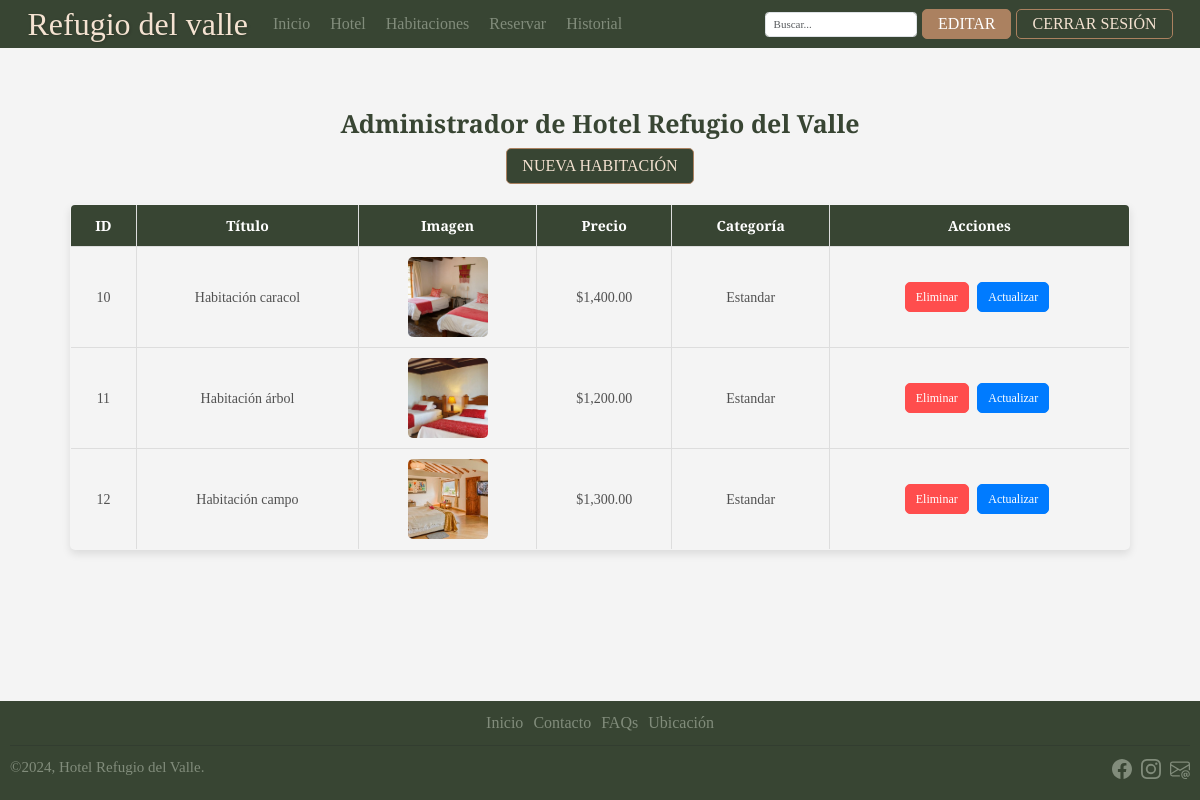
The page /admin/indexAdmin.php (signed in) on the database its author committed.
### tables this page shows
CREATE TABLE `habitaciones` (
  `id` int(11) NOT NULL,
  `titulo` varchar(255) NOT NULL,
  `precio` decimal(10,2) NOT NULL,
  `imagen` varchar(255) NOT NULL,
  `descripcion` text NOT NULL,
  `fecha_creacion` timestamp NOT NULL DEFAULT current_timestamp(),
  `categoria` enum('Estandar','Superior') NOT NULL DEFAULT 'Estandar',
  `disponibilidad` tinyint(1) NOT NULL DEFAULT 1
);

### admin/indexAdmin.php (the view, shortened to what this page needs)
<?php
include $_SERVER['DOCUMENT_ROOT'] . '/public/config/config.inc.php';
$usuarioAutenticado = false;
$rolUsuario = null;
if (isset($_SESSION['id_usuario'])) {
    $usuarioAutenticado = true;
    $nombreUsuario = $_SESSION['nombre'];
    $rolUsuario = $_SESSION['rol'];
}
try {
    $sql = "SELECT id, titulo, imagen, precio, categoria FROM habitaciones";
    $stmt = $conn->prepare($sql);
    $stmt->execute();
    $habitaciones = $stmt->fetchAll(PDO::FETCH_ASSOC);
} catch (PDOException $e) {
    echo "Error al obtener los datos: " . $e->getMessage();
    $habitaciones = [];
}
?>
<!DOCTYPE html>
<html lang="es">
<head>
    <link href="https://cdn.jsdelivr.net/npm/bootstrap@5.3.3/dist/css/bootstrap.min.css" rel="stylesheet"
>
    <link rel="stylesheet" href="/public/css/normalize.css">
    <link rel="stylesheet" href="/public/css/index.css">
    <link rel="stylesheet" href="/public/css/estilo-admin.css">
</head>
<body>
    <header class="navbar navbar-expand-md">
        <div class="container-fluid">
            <a class="margen" href="/public/index.php">
                <h1>Refugio del valle</h1>
            </a>
            <div class=" opciones collapse navbar-collapse" id="navbarCollapse">
                <ul class="navbar-nav me-auto mb-2 mb-md-0">
                    <li class="nav-item">
                        <a class="nav-link" href="/public/index.php">Inicio</a>
                    </li>
                    <li class="nav-item">
                        <a class="nav-link" href="/public/hotel.php">Hotel</a>
                    </li>
                    <li class="nav-item">
                        <a class="nav-link" href="/public/habitacion.php">Habitaciones</a>
                    </li>
                    <li class="nav-item">
                        <a class="nav-link" href="/public/reservacion.php">Reservar</a>
                    </li>
                    <li class="nav-item">
                        <a class="nav-link" href="/public/historial_reservaciones.php">Historial</a>
                    </li>
                </ul>
                <form class="col-lg-auto mb-3 mb-lg-0 me-lg-2 position-relative" role="search">
                    <input type="search" id="busqueda" class="form-control" placeholder="Buscar..." aria-label="Search">
                </form>
                <div class="d-flex" role="search">
                    <?php if ($usuarioAutenticado): ?>
                        <?php if ($rolUsuario === 'admin'): ?>
                            <button id="btn-editar" class="botones mayusculas"
                                onclick="window.location.href='/public/admin/indexAdmin.php'">
                                Editar
                            </button>
                        <?php else: ?>
                            <span id="saludo">Hola, <?= htmlspecialchars($nombreUsuario); ?></span>
                        <?php endif; ?>
                        <button id="btn-iniciar" class="botones mayusculas"
                            onclick="window.location.href='/public/logout.php'">
                            Cerrar Sesión
                        </button>
                    <?php else: ?>
                        <button id="btn-iniciar" class="botones mayusculas"
                            onclick="window.location.href='/public/sesiones.php?action=login'">Iniciar Sesión</button>
                    <?php endif; ?>
                </div>
            </div>
        </div>
    </header>
    <main class="contenedor">
        <h2 class="titulo-admin">Administrador de Hotel Refugio del Valle</h2>
        <a href="/public/admin/habitaciones/crear.php" class="botones btn-crud mayusculas">Nueva habitaci&oacute;n</a>
        <table class="tabla-habitaciones">
            <thead>
                <tr>
                    <th>ID</th>
                    <th>Título</th>
                    <th>Imagen</th>
                    <th>Precio</th>
                    <th>Categoría</th>
                    <th>Acciones</th>
                </tr>
            </thead>
            <tbody>
                <?php if (empty($habitaciones)): ?>
                    <tr>
                        <br>
                        <td colspan="6">No hay habitaciones registradas.</td>
                    </tr>
                <?php else: ?>
                    <?php foreach ($habitaciones as $habitacion): ?>
                        <tr>
                            <td><?= htmlspecialchars($habitacion['id']) ?></td>
                            <td><?= htmlspecialchars($habitacion['titulo']) ?></td>
                            <td>
                                <img src="/public/<?= htmlspecialchars($habitacion['imagen']) ?>"
                                    alt="<?= htmlspecialchars($habitacion['titulo']) ?>" width="80">
                            </td>
                            <td>$<?= number_format($habitacion['precio'], 2) ?></td>
                            <td><?= htmlspecialchars($habitacion['categoria']) ?></td>
                            <td>
                                <a href="/public/admin/habitaciones/eliminar.php?id=<?= $habitacion['id'] ?>"
                                    class="btn-accion btn-eliminar">Eliminar</a>
                                <a href="/public/admin/habitaciones/actualizar.php?id=<?= $habitacion['id'] ?>"
                                    class="btn-accion btn-actualizar">Actualizar</a>
                            </td>
                        </tr>
                    <?php endforeach; ?>
                <?php endif; ?>
            </tbody>
        </table>
    </main>
    <footer>
        <div class="opciones flex centrar-footer borde">
            <ul class="navegacion centrar-footer">
                <li><a href="/public/index.php">Inicio</a></li>
                <li><a href="/public/faqs.php#faq-contacto">Contacto</a></li>
                <li><a href="/public/faqs.php">FAQs</a></li>
                <li><a href="https://maps.app.goo.gl/Mtrx23by6En5LVF5A" target="_blank">Ubicación</a></li>
            </ul>
        </div>
        <hr>
        <div id="seccion-final">
            <div>
                <p>©2024, Hotel Refugio del Valle.</p>
            </div>
            <div>
                <ul id="iconos">
                    <li><a href="https://www.facebook.com/" target="_blank">  </a></li>
                    <li><a href="https://www.instagram.com/" target="_blank"></a></li>
                    <li><a href="mailto:hotelrefugiovalle@gmail.com"></a></li>
                </ul>
            </div>
        </div>
    </footer>
</body>
</html>

### css/index.css (style rules this page uses)
:root { --fondo: #f4f4f4; --primario: #F4E2D1; --secundario: #384533; --verdeClaro: #d2d3c1; --colorLinks: #818c7b; --arcilla: #ab8160; --grisOscuro: #515151; --blanco: #ffffff; }
html { box-sizing: border-box; font-size: 62.5%; }
*, *:before, *:after { box-sizing: inherit; }
body { font-family: 'Merriweather'; font-size: 1.6rem; background-color: var(--fondo); }
header { background-color: var(--secundario); padding: 2rem 2rem; }
h1 { color: var(--primario); text-shadow: 0.1rem 0.1rem 0.3rem rgba(0, 0, 0, 0.2); margin: 0; }
.margen { margin: 0 2rem; }
a { text-decoration: none; }
.opciones ul { display: flex; gap: 1rem; list-style: none; margin: 0; padding: 0; }
.opciones ul li a { color: var(--colorLinks); font-weight: 500; padding: 0.5rem 0; transition: color 0.3s; }
#busqueda { height: 2.5rem; font-size: 1.1rem; width: 100%; flex: 1 }
.mayusculas { text-transform: uppercase; }
.botones { border: 0.1rem solid var(--arcilla); border-radius: 0.5rem; color: var(--primario); padding: 0.5rem 1.5rem; cursor: pointer; transition: background-color 0.3s, transform 0.2s; text-align: center; }
#btn-iniciar, .btn-crud, #btn-editar:hover { background-color: var(--secundario); color: var(--primario); }
#btn-editar { background-color: var(--arcilla); color: var(--blanco); margin-right: 0.5rem; }
.d-flex { display: flex; justify-content: center; align-items: center; margin-right: 2rem; }
.contenedor { max-width: 90%; margin: 5rem auto; display: flex; flex-direction: column; align-items: center; text-align: center; }
footer { background-color: var(--secundario); padding: 1.5rem 2rem; }
.centrar-footer { justify-content: center; }
#seccion-final { display: flex; justify-content: space-between; }
#seccion-final p { color: var(--colorLinks); font-size: 1.5rem; }
#iconos li { display: inline; }
.icono { width: 2rem; height: 2rem; margin-right: 0.5rem; fill: var(--colorLinks); }
#iconos li:last-child .icono { margin-right: 0; }
.tabla-habitaciones { width: 100%; border-collapse: collapse; margin: 2rem auto; font-size: 1.4rem; background-color: var(--fondo); border: 1px solid var(--grisOscuro); border-radius: 0.5rem; overflow: hidden; box-shadow: 0 4px 8px rgba(0, 0, 0, 0.1); }
.tabla-habitaciones thead { background-color: var(--secundario); color: #fff; }
.tabla-habitaciones thead th { text-align: center; padding: 1rem; font-weight: bold; }
.tabla-habitaciones tbody tr { border-bottom: 1px solid var(--grisClaro); }
.tabla-habitaciones tbody tr:last-child { border-bottom: none; }
.tabla-habitaciones tbody td { padding: 1rem; color: var(--grisOscuro); vertical-align: middle; }
.tabla-habitaciones tbody td img { width: 80px; height: 80px; object-fit: cover; border-radius: 0.5rem; border: 1px solid var(--grisClaro); }
.tabla-habitaciones .btn-accion { display: inline-block; padding: 0.5rem 1rem; font-size: 1.2rem; border-radius: 0.5rem; text-decoration: none; margin-right: 0.5rem; transition: background-color 0.3s ease, color 0.3s ease; }
.tabla-habitaciones .btn-eliminar { background-color: #ff4d4d; color: #fff; border: 1px solid #ff4d4d; }
.tabla-habitaciones .btn-actualizar { background-color: #007bff; color: #fff; border: 1px solid #007bff; }
.titulo-admin { font-size: 2.5rem; font-weight: bold; color: var(--secundario); margin-bottom: 1rem; }

### css/estilo-admin.css (style rules this page uses)
html, body { height: 100%; margin: 0; display: flex; flex-direction: column; }
body { width: 100%; }
main { flex: 1; width: 100%; display: flex; flex-direction: column; align-items: center; justify-content: flex-start; padding: 1rem; }
.tabla-habitaciones th, .tabla-habitaciones td { border: 1px solid #ddd; padding: 1rem; word-wrap: break-word; }
footer { margin-top: auto; width: 100%; text-align: center; padding: 1rem; }

### rows shown on the page
habitaciones: id "10", titulo "Habitación caracol", imagen (picture), precio "1,400.00", categoria "Estandar"
habitaciones: id "11", titulo "Habitación árbol", imagen (picture), precio "1,200.00", categoria "Estandar"
habitaciones: id "12", titulo "Habitación campo", imagen (picture), precio "1,300.00", categoria "Estandar"
